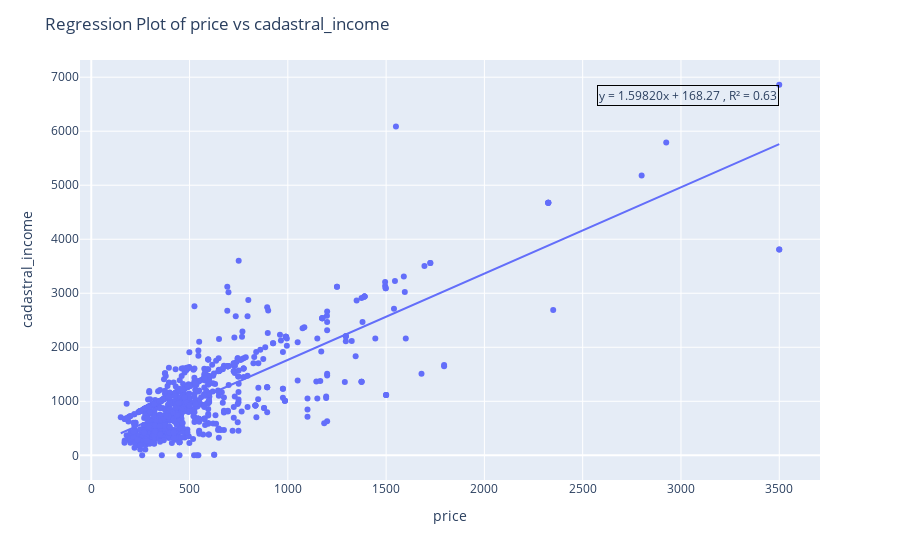

Notebook code for this chart:
### Code cell
pp.perform_regression_plot(df, 'price', 'cadastral_income')

### Figure 1 — Plotly figure (JSON) as saved in the notebook; plotly's stock layout.template omitted (floating-point values rounded to 4 significant figures; data arrays with more than 128 entries replaced by an {"elided": "..."} marker saying what was removed)
{"data": [{"hovertemplate": "price=%{x}<br>cadastral_income=%{y}<extra></extra>", "legendgroup": "", "marker": {"color": "#636efa", "symbol": "circle"}, "mode": "markers", "name": "", "orientation": "v", "showlegend": false, "type": "scatter", "x": {"elided": "992 float values"}, "xaxis": "x", "y": {"elided": "992 int values"}, "yaxis": "y"}, {"hovertemplate": "x=%{x}<br>y=%{y}<extra></extra>", "legendgroup": "", "line": {"color": "#636efa", "dash": "solid"}, "marker": {"symbol": "circle"}, "mode": "lines", "name": "", "orientation": "v", "showlegend": false, "type": "scatter", "x": {"elided": "992 float values"}, "xaxis": "x", "y": {"elided": "992 float values"}, "yaxis": "y"}], "layout": {"annotations": [{"bordercolor": "black", "borderwidth": 1, "showarrow": false, "text": "y = 1.59820x + 168.27\n, R² = 0.63", "x": 3500, "xanchor": "right", "y": 6860, "yanchor": "top"}], "legend": {"tracegroupgap": 0}, "margin": {"t": 60}, "title": {"text": "Regression Plot of price vs cadastral_income"}, "xaxis": {"anchor": "y", "domain": [0, 1], "title": {"text": "price"}}, "yaxis": {"anchor": "x", "domain": [0, 1], "title": {"text": "cadastral_income"}}}}
